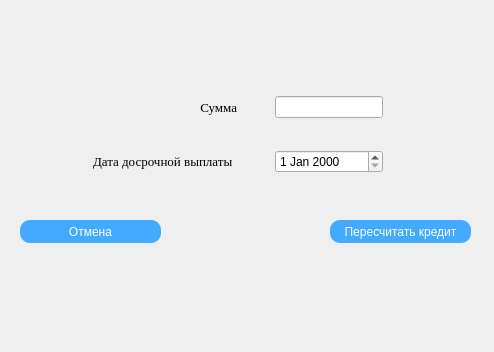
<?xml version="1.0" encoding="UTF-8"?>
<ui version="4.0">
 <class>DosrochPogash</class>
 <widget class="QDialog" name="DosrochPogash">
  <property name="geometry">
   <rect>
    <x>0</x>
    <y>0</y>
    <width>494</width>
    <height>352</height>
   </rect>
  </property>
  <property name="windowTitle">
   <string>DosrochPay</string>
  </property>
  <widget class="QPushButton" name="pushButton_perechet">
   <property name="geometry">
    <rect>
     <x>330</x>
     <y>220</y>
     <width>141</width>
     <height>23</height>
    </rect>
   </property>
   <property name="styleSheet">
    <string notr="true">background-color:#42aaff;
border-radius: 10px;
font: 10pt &quot;Times New Roman&quot;;
color:#ffffff;</string>
   </property>
   <property name="text">
    <string>Пересчитать кредит</string>
   </property>
  </widget>
  <widget class="QWidget" name="layoutWidget">
   <property name="geometry">
    <rect>
     <x>80</x>
     <y>70</y>
     <width>303</width>
     <height>131</height>
    </rect>
   </property>
   <layout class="QGridLayout" name="gridLayout">
    <item row="1" column="1">
     <widget class="QDateEdit" name="dateEdit_dosrochdate"/>
    </item>
    <item row="0" column="0">
     <widget class="QLabel" name="label_3">
      <property name="font">
       <font>
        <family>Times New Roman</family>
        <pointsize>10</pointsize>
       </font>
      </property>
      <property name="text">
       <string>                                     Сумма</string>
      </property>
     </widget>
    </item>
    <item row="1" column="0">
     <widget class="QLabel" name="label">
      <property name="font">
       <font>
        <family>Times New Roman</family>
        <pointsize>10</pointsize>
       </font>
      </property>
      <property name="text">
       <string>    Дата досрочной выплаты</string>
      </property>
     </widget>
    </item>
    <item row="0" column="1">
     <widget class="QLineEdit" name="lineEdit_summa">
      <property name="sizePolicy">
       <sizepolicy hsizetype="Fixed" vsizetype="Fixed">
        <horstretch>0</horstretch>
        <verstretch>0</verstretch>
       </sizepolicy>
      </property>
     </widget>
    </item>
   </layout>
  </widget>
  <widget class="QPushButton" name="back_button">
   <property name="geometry">
    <rect>
     <x>20</x>
     <y>220</y>
     <width>141</width>
     <height>23</height>
    </rect>
   </property>
   <property name="styleSheet">
    <string notr="true">background-color:#42aaff;
border-radius: 10px;
font: 10pt &quot;Times New Roman&quot;;
color:#ffffff;</string>
   </property>
   <property name="text">
    <string>Отмена</string>
   </property>
  </widget>
 </widget>
 <resources/>
 <connections/>
</ui>
